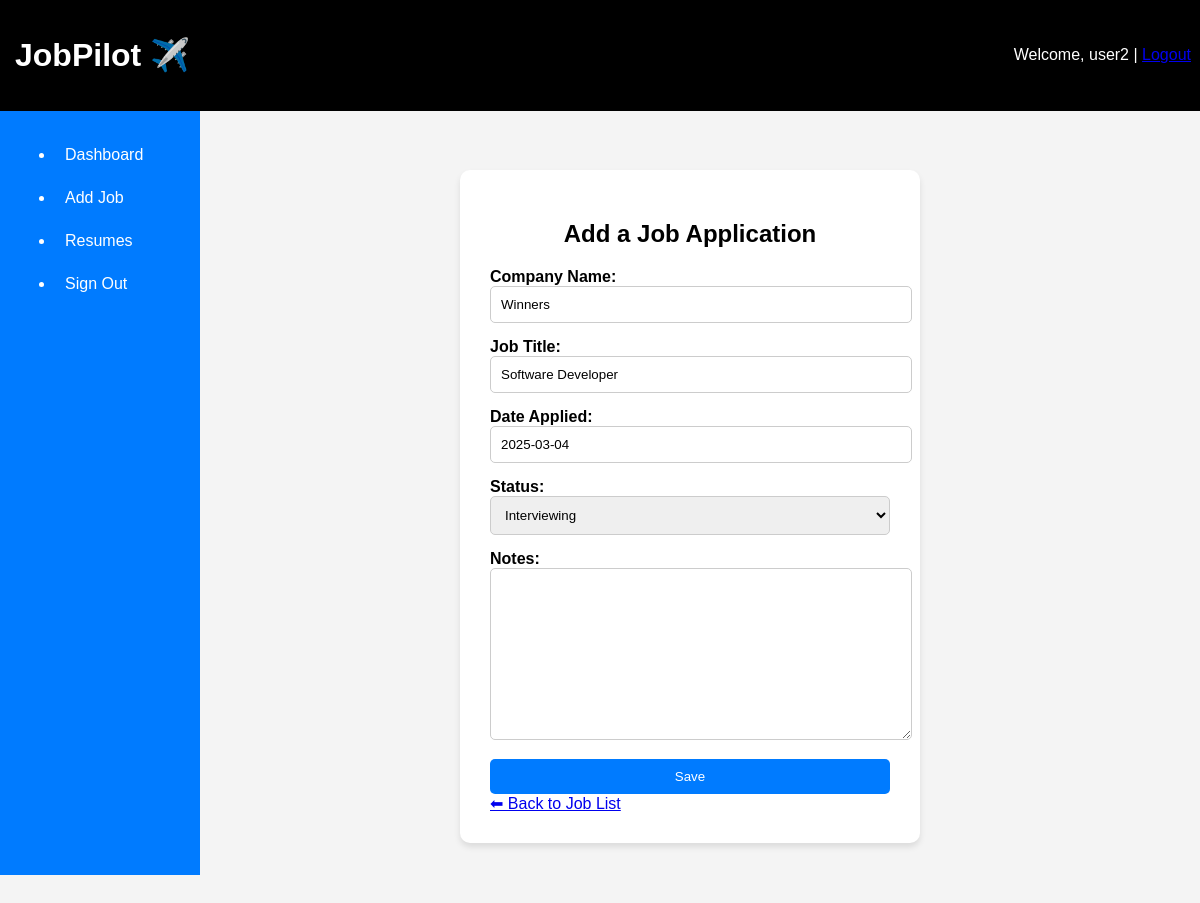
Screenshot of /jobs/19/edit/ (signed in) with the database file from the repository.
### applications/models.py (models this page shows, shortened)
class JobApplication(models.Model):
    STATUS_CHOICES = [
        ('Applied', 'Applied'),
        ('Interviewing', 'Interviewing'),
        ('Offer Received', 'Offer Received'),
        ('Rejected', 'Rejected'),
        ('Accepted', 'Accepted'),
    ]
    user = models.ForeignKey(User, on_delete=models.CASCADE)
    company_name = models.CharField(max_length=255)
    job_title = models.CharField(max_length=255)
    date_applied = models.DateField()
    status = models.CharField(max_length=20, choices=STATUS_CHOICES, default='Applied')
    notes = models.TextField(blank=True, null=True)

### applications/views.py (the view)
# urls.py: path('jobs/<int:job_id>/edit/', views.job_update, name='job_update'),
@login_required
def job_update(request, job_id):
    job = get_object_or_404(JobApplication, id=job_id, user=request.user)
    if request.method == 'POST':
        form = JobApplicationForm(request.POST, instance=job)
        if form.is_valid():
            form.save()
            return redirect('job_list')
    else:
        form = JobApplicationForm(instance=job)
    return render(request, 'applications/job_form.html', {'form': form})

### applications/forms.py
class JobApplicationForm(forms.ModelForm):
    class Meta:
        model = JobApplication
        fields = ['company_name', 'job_title', 'date_applied', 'status', 'notes']

### applications/templates/applications/job_form.html (shortened to what this page needs)
{% extends "base.html" %}
{% block content %}
<div class="form-container">
    <h2>Add a Job Application</h2>
    <form method="POST">
        <div class="input-group">
            <label for="company_name">Company Name:</label>
            {{ form.company_name }}
        </div>
        <div class="input-group">
            <label for="job_title">Job Title:</label>
            {{ form.job_title }}
        </div>
        <div class="input-group">
            <label for="date_applied">Date Applied:</label>
            {{ form.date_applied }}
        </div>
        <div class="input-group">
            <label for="status">Status:</label>
            {{ form.status }}
        </div>
        <div class="input-group">
            <label for="notes">Notes:</label>
            {{ form.notes }}
        </div>
        <button type="submit" class="btn-primary">Save</button>
    </form>
    <a href="{% url 'job_list' %}" class="back-link">⬅ Back to Job List</a>
</div>
{% endblock %}

### applications/templates/base.html (shortened to what this page needs)
<!DOCTYPE html>
<html lang="en">
<head>
    {% load static %}
    <link rel="stylesheet" type="text/css" href="{% static 'styles.css' %}">
</head>
<body>
    <div class="container">
        <header class="top-bar">
            <h1 class="logo">JobPilot ✈️</h1>
            {% if user.is_authenticated %}
                <p class="greeting">Welcome, {{ user.username }} | <a href="{% url 'logout' %}">Logout</a></p>
            {% endif %}
        </header>
        {% if user.is_authenticated %}
        <aside class="sidebar">
            <nav>
                <ul>
                    <li><a href="{% url 'job_list' %}" class="active">Dashboard</a></li>
                    <li><a href="{% url 'job_create' %}">Add Job</a></li>
                    <li><a href="#">Resumes</a></li>
                    <li><a href="{% url 'logout' %}" class="logout">Sign Out</a></li>
                </ul>
            </nav>
        </aside>
        {% endif %}
        <main class="content {% if not user.is_authenticated %}full-width{% endif %}">
            {% block content %}
            {% endblock %}
        </main>
    </div>
</body>
</html>

### static/styles.css (style rules this page uses)
body { font-family: Arial, sans-serif; margin: 0; padding: 0; background-color: #f4f4f4; }
header { background-color: black; color: white; padding: 15px 15px; display: flex; justify-content: space-between; align-items: center; width: 98%; position: fixed; top: 0; left: 0; z-index: 1100; }
.content { margin-top: 60px; }
.sidebar { width: 170px; background-color: #333; color: white; padding: 15px; position: fixed; left: 0; top: 60px; height: calc(100vh - 60px); }
.sidebar a { display: block; color: white; text-decoration: none; padding: 10px; margin-bottom: 5px; border-radius: 5px; }
.auth-container, .form-container { width: 400px; margin: 50px auto; padding: 30px; background-color: #ffffff; border-radius: 10px; box-shadow: 0 4px 6px rgba(0, 0, 0, 0.1); }
.auth-container h2, .form-container h2 { text-align: center; margin-bottom: 20px; }
.auth-container form, .form-container form { display: flex; flex-direction: column; gap: 15px; }
.auth-container label, .form-container label { font-weight: bold; margin-bottom: 5px; }
.auth-container input, .form-container input, .auth-container select, .form-container select, .auth-container textarea, .form-container textarea { width: 100%; padding: 10px; border: 1px solid #ccc; border-radius: 5px; }
.auth-container button, .form-container button { width: 100%; padding: 10px; background-color: #007bff; color: white; border: none; border-radius: 5px; cursor: pointer; }
.sidebar { width: 170px; background-color: #007bff; color: white; padding: 15px; position: fixed; left: 0; top: 105px; height: calc(100vh - 60px); }
.content { margin-left: 180px; padding: 60px; }

### rows the page displays
JobApplication: company_name "Winners", job_title "Software Developer", date_applied "2025-03-04", status "Interviewing"

### other values shown
{{ user.username }} "user2"
